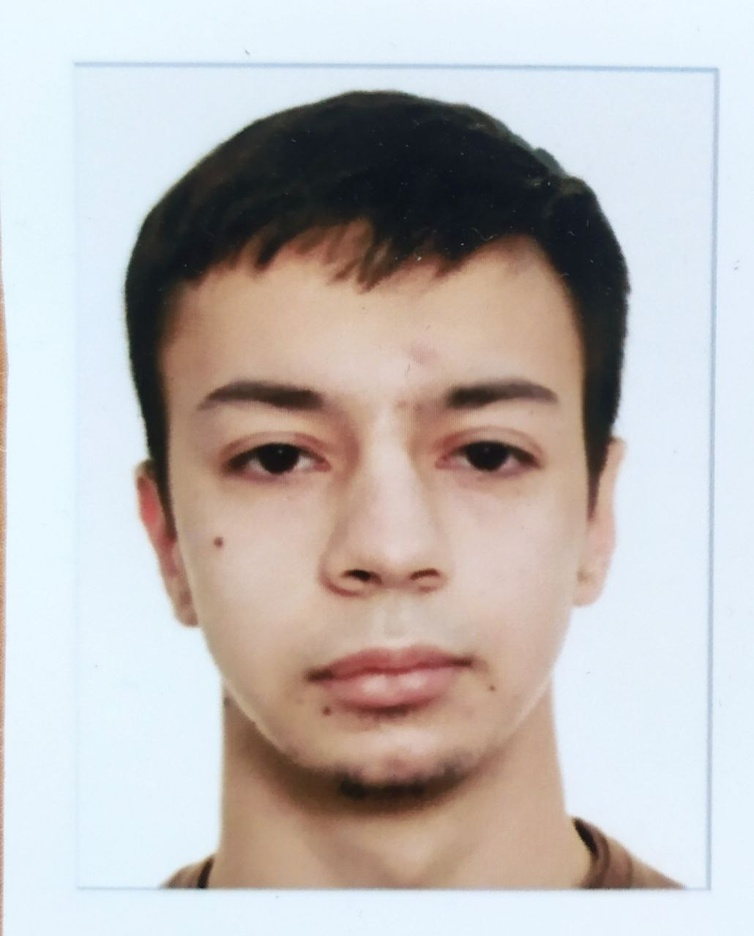
#> input picture lab6/img/photof.jpg, 754 x 936 px, shrunk from 1030 x 1280 before the run
$ jupyter execute --allow-errors lab6.ipynb
#> lines starting #> are read from the running program, lines starting #| are printed output that depends on the picture
# Лабораторна робота 3. OpenCV. Просторові методи обробки зображень І. Градаційні перетворення і гістограмні методи (short version)

__Мета:__ знайомство з поелементними і гістограмними просторовими методами обробки зображень засобами OpenCV у середовищі Anaconda із застосуванням Jupyter Notebook засобами мови програмування Python.

# Хід роботи

1.Виконати петворення фото у Негатив.

[cell 1]
import cv2
import matplotlib.pyplot as plt

img_rgb = cv2.imread('img/photof.jpg', cv2.IMREAD_COLOR)
#> img_rgb is the input picture: shape (936, 754, 3); mean B, G, R 183.2, 184.8, 190
img_rgb = cv2.cvtColor(img_rgb, cv2.COLOR_BGR2RGB)
plt.imshow(img_rgb)
plt.title('Initial RGB Image')
plt.show()
color = ('b', 'g', 'r')

for i, col in enumerate(color):
    histr = cv2.calcHist([img_rgb],
                         [i], None,
                         [256],
                         [0, 256])
    plt.plot(histr, color=col)
    plt.xlim([0, 256])
plt.show()
#> figure, not shown here; curve peaks at x = 230, y = 47254; curve peaks at x = 244, y = 54198; curve peaks at x = 253, y = 71630
height, width, _ = img_rgb.shape
#> height = 936; width = 754
for i in range(0, height - 1):
    for j in range(0, width - 1):
        pixel = img_rgb[i, j]
        pixel[0] = 255 - pixel[0]
        pixel[1] = 255 - pixel[1]
        pixel[2] = 255 - pixel[2]

        img_rgb[i, j] = pixel
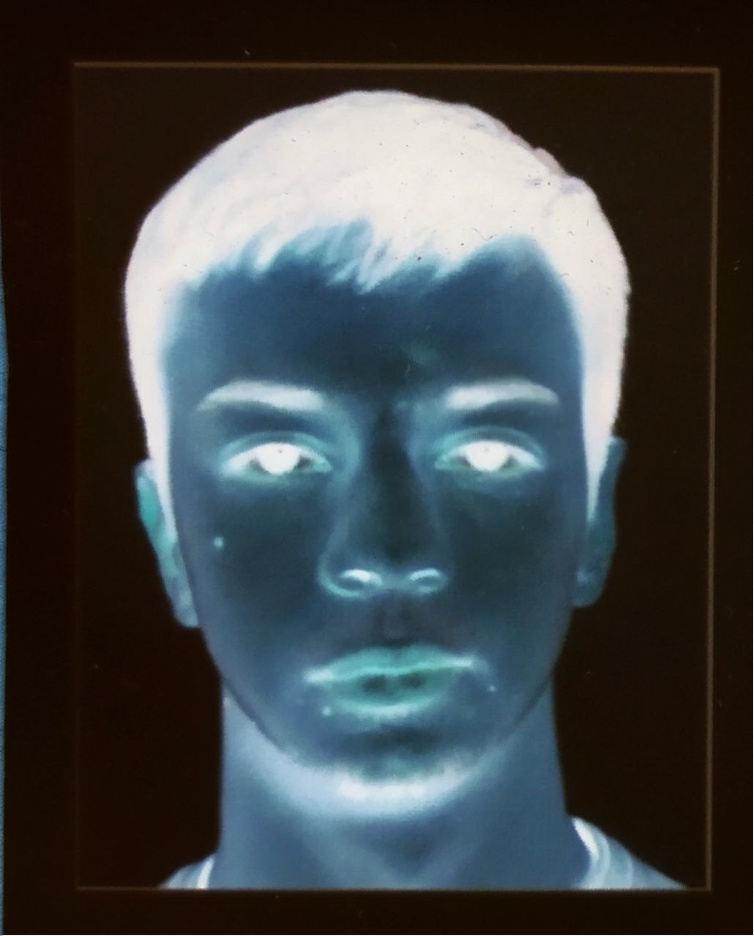
#> img_rgb: shape (936, 754, 3); mean R, G, B 65.5, 70.7, 72.4
plt.imshow(img_rgb)
plt.title('Negative Transformed RGB Image')
plt.show()
color = ('b', 'g', 'r')
for i, col in enumerate(color):
    histr = cv2.calcHist([img_rgb],
                         [i], None,
                         [256],
                         [0, 256])
    plt.plot(histr, color=col)
    plt.xlim([0, 256])
plt.show()
#> figure, not shown here; curve peaks at x = 25, y = 46947; curve peaks at x = 11, y = 53554; curve peaks at x = 2, y = 71007

Градаційне перетворення для отримання негативу зображення використовується для інверсії яскравості пікселів, щоб створити зображення з оберненими кольорами. Формула градаційного перетворення для отримання негативу:

$G(x,y)=L−1−F(x,y)$

де:
- $G(x,y)$ - нова яскравість пікселя після градаційного перетворення,
- $F(x,y)$ - початкова яскравість пікселя,
- $L$ - максимальна можлива яскравість пікселя (зазвичай 256 для 8-бітових зображень).

Ця формула виконує віднімання початкової яскравості пікселя з максимально можливої яскравості, і потім віднімає результат від 1. Це призводить до обернення значень яскравості та отримання негативного зображення.

2.Виконати логарифмічні перетворення з фотографією

[cell 2]
import cv2
import numpy as np
import matplotlib.pyplot as plt

image = cv2.imread('img/photof.jpg')
image_rgb = cv2.cvtColor(image, cv2.COLOR_BGR2RGB)
epsilon = 1e-5
#> (the rest of this cell did not finish here and is left out)

Логарифмічне перетворення використовується для розширення динамічного діапазону яскравості зображення та підвищення видимості деталей в темних областях. Формула логарифмічного градаційного перетворення виглядає наступним чином:

$G(x,y)=c⋅log(1+F(x,y))$

де:

- $G(x,y)$ - нова яскравість пікселя після логарифмічного градаційного перетворення,
- $F(x,y)$ - початкова яскравість пікселя,
- $c$ - константа, яка визначає ступінь логарифмічного перетворення(зазвичай $с≈\frac{L−1}{log(L)}$ де
$L$ - максимальна можлива яскравість пікселя).

Ця формула застосовує логарифм до кожного значення яскравості пікселя, збільшуючи контрастність в темних областях зображення та зменшуючи її в світлих.

3.Виконати степеневу(гамма-коеркцію) з фотографією

[cell 3]
import cv2
import numpy as np
import matplotlib.pyplot as plt
image = cv2.imread('img/photof.jpg')
image_rgb = cv2.cvtColor(image, cv2.COLOR_BGR2RGB)
gamma = 3

gamma_corrected = np.power(image_rgb / 255.0, gamma)
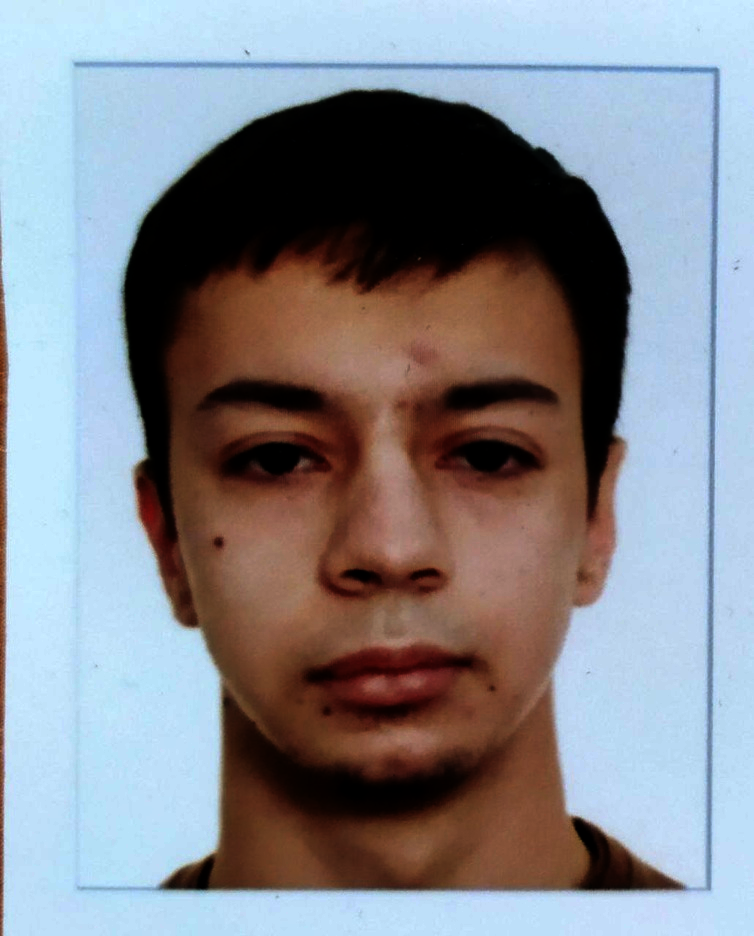
#> gamma_corrected: shape (936, 754, 3) float64; mean R, G, B 0.523, 0.529, 0.558
gamma_corrected = np.uint8(gamma_corrected * 255.0)
fig, axes = plt.subplots(1, 2, figsize=(12, 6))

axes[0].imshow(image_rgb)
axes[0].set_title('Оригінальне RGB-зображення')

axes[1].imshow(gamma_corrected)
axes[1].set_title(f'Гамма-кореговане (гамма = {gamma})')

plt.show()

Степенева (гамма-коеркція) трансформація використовується для корекції гамми або зміни контрасту в зображенні. Формула гамма-коеркції виглядає наступним чином:

$G(x,y)=c⋅[F(x,y)]^γ$

де:
- $G(x,y)$ - нова яскравість пікселя після гамма-коеркції,
- $F(x,y)$ - початкова яскравість пікселя,
- $c$ - константа масштабування,
- $γ$ - параметр гамми (зазвичай від 0,1 до 5).

Ця формула підносить кожне значення яскравості пікселя до ступеня γ, тим самим коригуючи контраст та яскравість зображення. Зменшення значення гамми (<1) зменшує контраст, тоді як збільшення значення гамми (>1) збільшує контраст.

4.Виконати соляризацію зображення

[cell 4]
import cv2
import numpy as np
import matplotlib.pyplot as plt

image = cv2.imread('img/photof.jpg')
b, g, r = cv2.split(image)
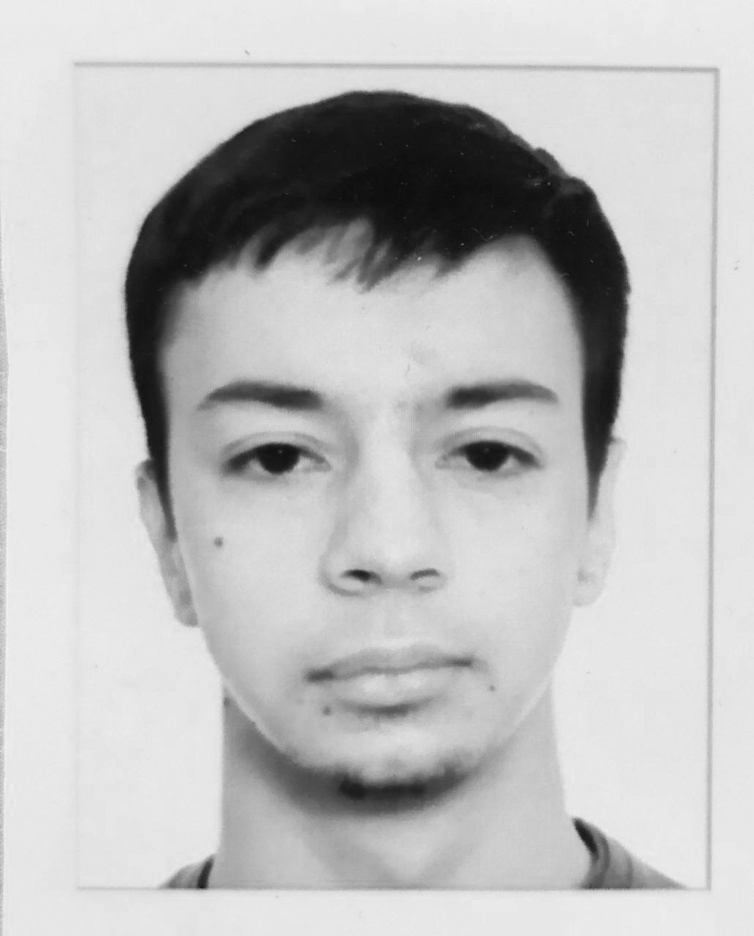
#> r: shape (936, 754); min 12, max 243, mean 190
threshold = 128
solarized_b = np.where(b < threshold, b, 255 - b)
solarized_g = np.where(g < threshold, g, 255 - g)
solarized_r = np.where(r < threshold, r, 255 - r)
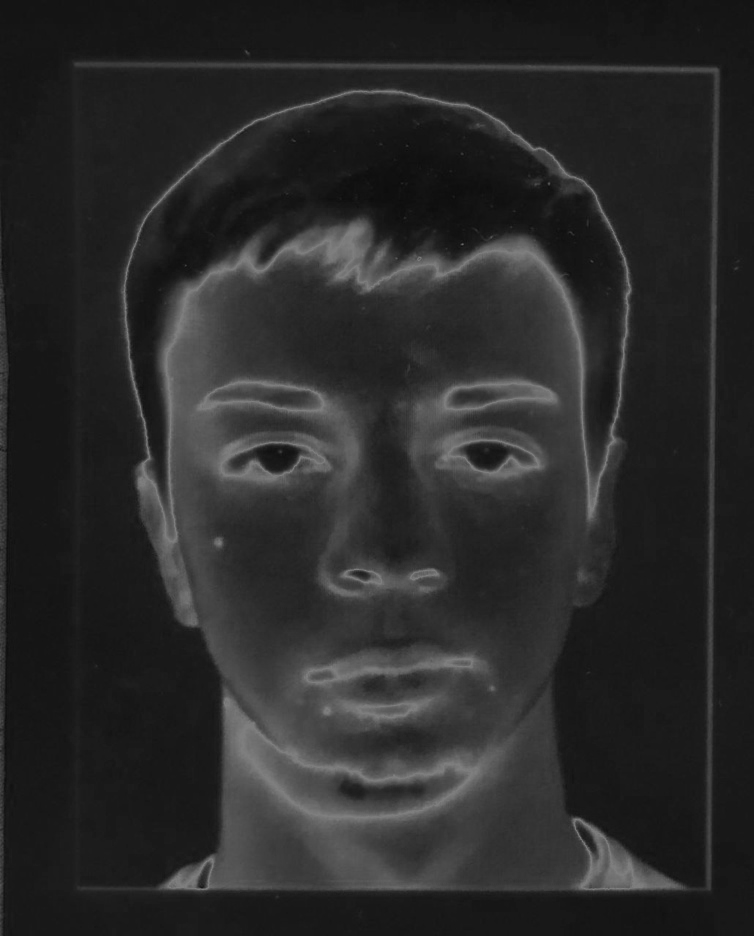
#> solarized_r: shape (936, 754); min 12, max 127, mean 42.2

solarized_image = cv2.merge((solarized_b, solarized_g, solarized_r))
plt.subplot(1, 2, 1)
plt.imshow(cv2.cvtColor(image, cv2.COLOR_BGR2RGB))
plt.title('Original Image')

plt.subplot(1, 2, 2)
plt.imshow(cv2.cvtColor(solarized_image, cv2.COLOR_BGR2RGB))
plt.title('Solarized Image')

plt.show()

Соляризація зображення - це художній ефект, який створюється зміною яскравості пікселів в областях, де вони перетинають певний поріг. Цей ефект призводить до того, що темні та світлі області стають яскравими, тоді як середні відтінки залишаються без змін.

$G(x,y)=L−1−∣F(x,y)−\frac{L−1}{2}∣$

де:
- $G(x,y)$ - нова яскравість пікселя після соляризації,
- $F(x,y)$ - початкова яскравість пікселя,
- $L$ - максимальна можлива яскравість пікселя (зазвичай 256 для 8-бітових зображень).

Ця формула застосовує соляризацію шляхом створення відзеркаленого ефекту відносно середнього відтінку (половина максимальної яскравості). Такий підхід може забезпечити ефект соляризації в околицях контурів об'єктів на зображенні.

5.Застосувати еквалізацію гістограми до зображення

[cell 5]
import cv2
import numpy as np
import matplotlib.pyplot as plt
image = cv2.imread('img/photof.jpg')
b, g, r = cv2.split(image)
equalized_b = cv2.equalizeHist(b)
equalized_g = cv2.equalizeHist(g)
equalized_r = cv2.equalizeHist(r)


equalized_image = cv2.merge((equalized_b, equalized_g, equalized_r))
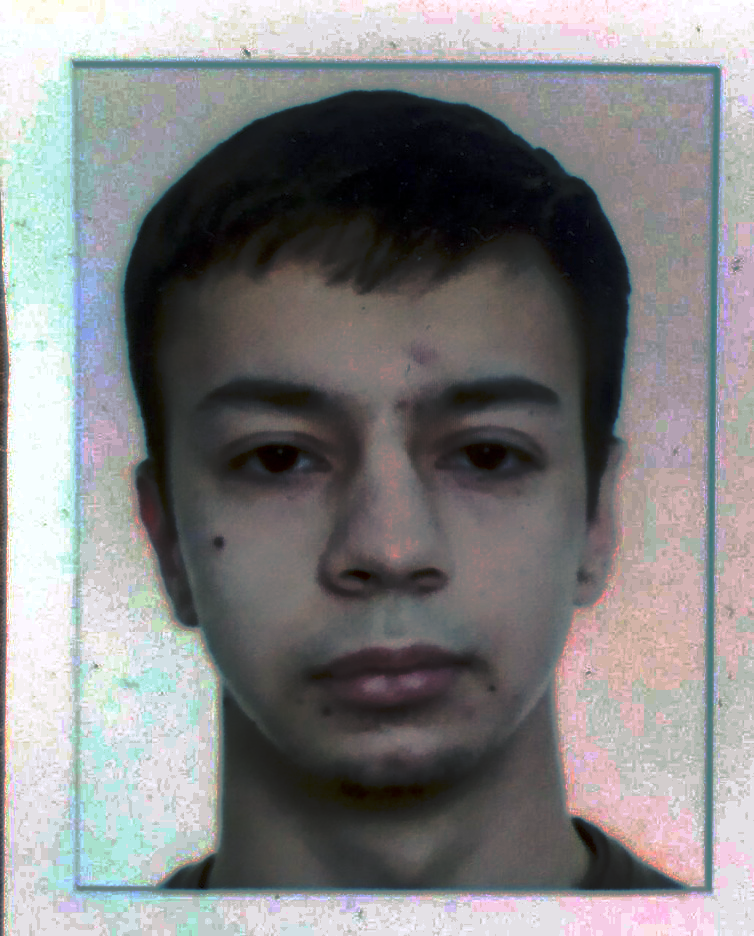
#> equalized_image: shape (936, 754, 3); mean B, G, R 131, 130, 130.5
plt.subplot(1, 2, 1)
plt.imshow(cv2.cvtColor(image, cv2.COLOR_BGR2RGB))
plt.title('Original Image')

plt.subplot(1, 2, 2)
plt.imshow(cv2.cvtColor(equalized_image, cv2.COLOR_BGR2RGB))
plt.title('Equalized Image')
plt.show()
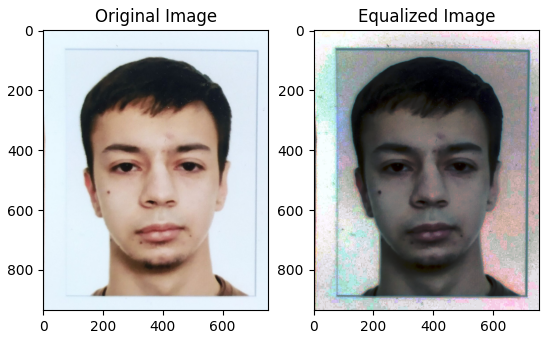
#> figure drawn by matplotlib, 2 panels

6.Виконати оцінку гістограми кольорового зображення

[cell 6]
import cv2
import numpy as np
import matplotlib.pyplot as plt


image = cv2.imread('img/photof.jpg')
b, g, r = cv2.split(image)
hist_b = cv2.calcHist([b], [0], None, [256], [0, 256])
#> hist_b = 256 values, max 71630 at index 253, min 0 at index 0, mean 2756.8
hist_g = cv2.calcHist([g], [0], None, [256], [0, 256])
#> hist_g = 256 values, max 54198 at index 244, min 0 at index 0, mean 2756.8
hist_r = cv2.calcHist([r], [0], None, [256], [0, 256])
#> hist_r = 256 values, max 47254 at index 230, min 0 at index 0, mean 2756.8
plt.figure(figsize=(12, 6))

plt.subplot(3, 1, 1)
plt.plot(hist_b, color='blue')
plt.title('Гістограма для каналу B')

plt.subplot(3, 1, 2)
plt.plot(hist_g, color='green')
plt.title('Гістограма для каналу G')

plt.subplot(3, 1, 3)
plt.plot(hist_r, color='red')
plt.title('Гістограма для каналу R')

plt.tight_layout()
plt.show()
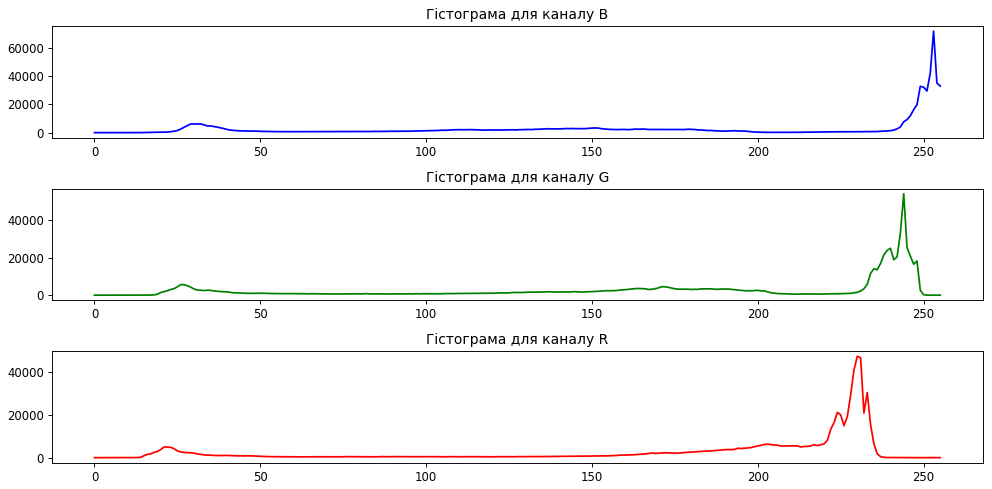
#> figure drawn by matplotlib, 3 panels; panel 1: curve peaks at x = 253, y = 71630; panel 2: curve peaks at x = 244, y = 54198; panel 3: curve peaks at x = 230, y = 47254
